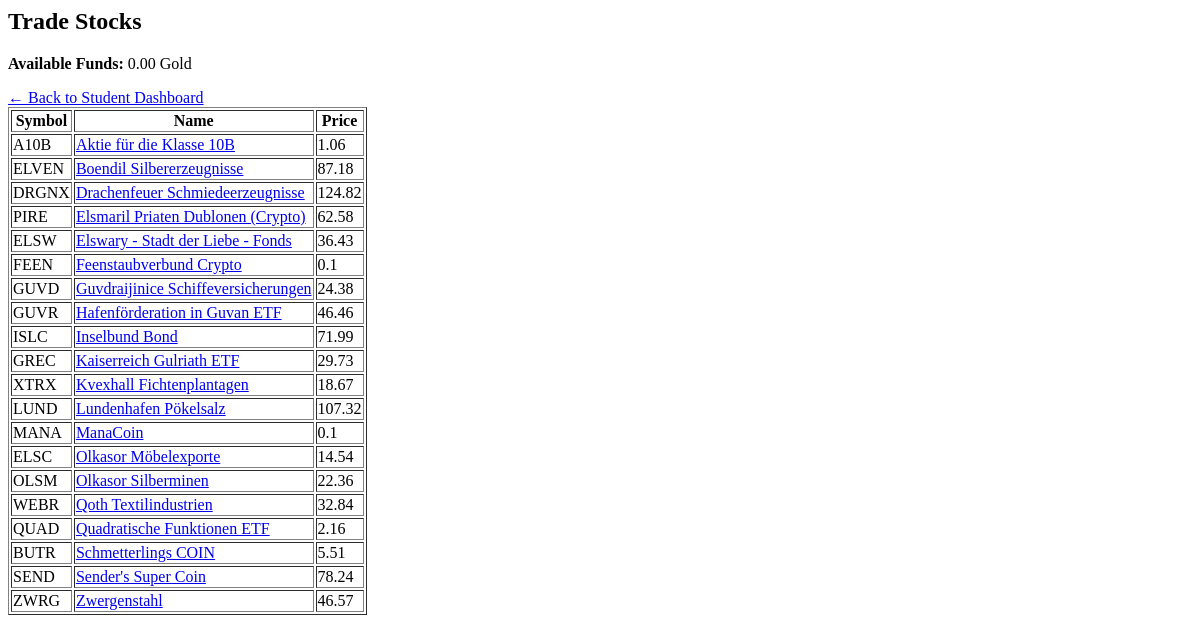
The page /student/trade (signed in) on the database as committed earlier.
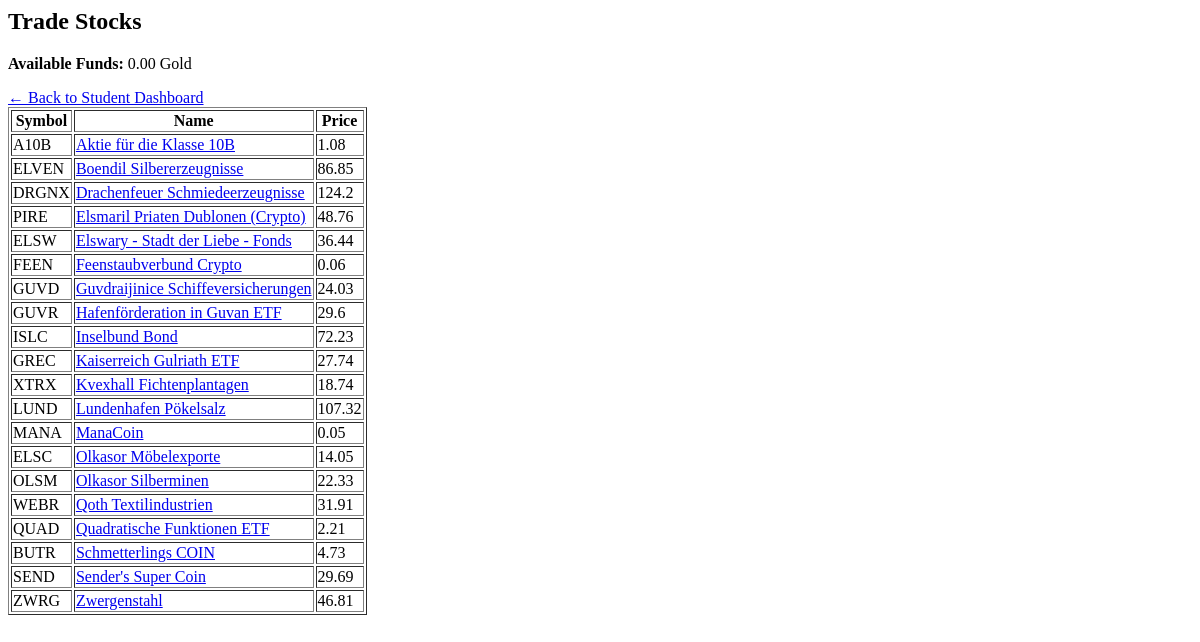
The same page on the database as committed later.
### models.py (models this page shows)
class Stock(Base):
    __tablename__ = "stocks"
    id = Column(Integer, primary_key=True)
    symbol = Column(String, unique=True, nullable=False)
    name = Column(String, nullable=False)
    current_price = Column(Float, nullable=False)
    volatility=Column(Float)
    category=Column(String)
    monthly_target_change = Column(Float, default=0.0)
    created_at = Column(DateTime, default=datetime.utcnow())

### student_routes.py (the view)
@student_bp.route("/trade")
def trade():
    db = SessionLocal()
    user_id = session.get("user_id")
    student = db.query(User).filter_by(id=user_id).first()
    stocks = db.query(Stock).order_by(Stock.name).all()
    db.close()
    return render_template("student_trade.html", student=student, stocks=stocks)

### templates/student_trade.html (shortened to what this page needs)
<h2>Trade Stocks</h2>
<p><strong>Available Funds:</strong> {{ '%.2f' % student.funds }} Gold</p>
<a href="{{ url_for('student.dashboard') }}">← Back to Student Dashboard</a>
<table border="1">
    <tr>
        <th>Symbol</th>
        <th>Name</th>
        <th>Price</th>
    </tr>
    {% for stock in stocks %}
    <tr>
        <td>{{ stock.symbol }}</td>
        <td>
            <a href="#"
                class="stock-link"
                data-id="{{ stock.id }}"
                data-name="{{ stock.name }}"
                data-price="{{ stock.current_price }}">
                {{ stock.name }}
            </a>
        </td>
        <td>{{ stock.current_price }}</td>
    </tr>
    {% endfor %}
</table>

Rows that differ between the two databases and show on the page:
changed Stock "Aktie für die Klasse 10B": current_price "1.06" → "1.08"
changed Stock "ELVEN": current_price "87.18" → "86.85"
changed Stock "DRGNX": current_price "124.82" → "124.2"
changed Stock "PIRE": current_price "62.58" → "48.76"
changed Stock "ELSW": current_price "36.43" → "36.44"
changed Stock "FEEN": current_price "0.1" → "0.06"
changed Stock "GUVD": current_price "24.38" → "24.03"
changed Stock "GUVR": current_price "46.46" → "29.6"
changed Stock "ISLC": current_price "71.99" → "72.23"
changed Stock "GREC": current_price "29.73" → "27.74"
changed Stock "XTRX": current_price "18.67" → "18.74"
changed Stock "MANA": current_price "0.1" → "0.05"
changed Stock "ELSC": current_price "14.54" → "14.05"
changed Stock "OLSM": current_price "22.36" → "22.33"
changed Stock "WEBR": current_price "32.84" → "31.91"
changed Stock "QUAD": current_price "2.16" → "2.21"
changed Stock "BUTR": current_price "5.51" → "4.73"
changed Stock "SEND": current_price "78.24" → "29.69"
changed Stock "ZWRG": current_price "46.57" → "46.81"
